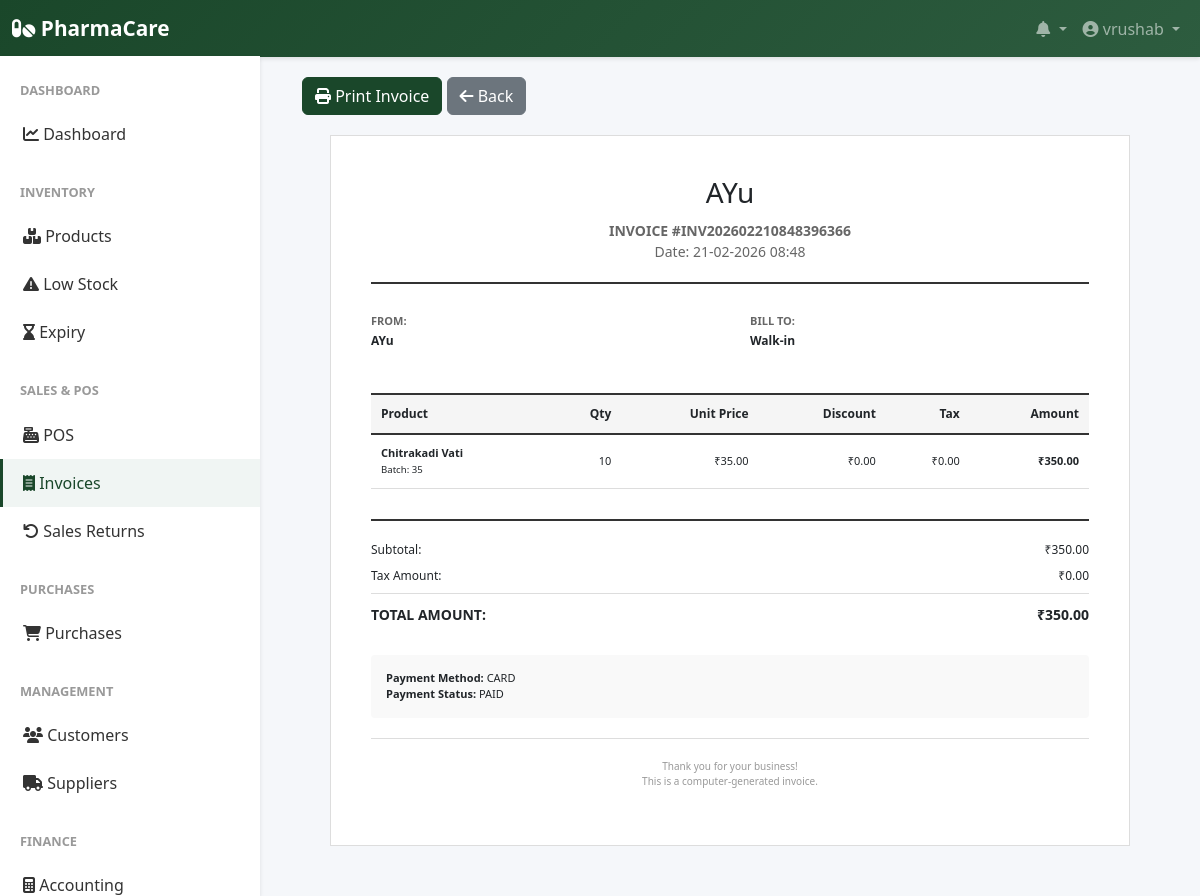
/sales/invoices/2/print (signed in), run on the app's committed database.
### app/models.py (models this page shows, shortened)
class User(UserMixin, db.Model):
    __tablename__ = 'user'
    id = db.Column(db.Integer, primary_key=True)
    company_id = db.Column(db.Integer, db.ForeignKey('company.id'), nullable=False, unique=True)
    username = db.Column(db.String(255), unique=True, nullable=False)
    password_hash = db.Column(db.String(255), nullable=False)
    is_active = db.Column(db.Boolean, default=True)
    last_login = db.Column(db.DateTime)
    created_date = db.Column(db.DateTime, default=datetime.utcnow)
    updated_date = db.Column(db.DateTime, default=datetime.utcnow, onupdate=datetime.utcnow)
    company = db.relationship('Company', back_populates='user')

class Company(db.Model):
    __tablename__ = 'company'
    id = db.Column(db.Integer, primary_key=True)
    company_id = db.Column(db.String(36), unique=True, default=lambda: str(uuid.uuid4()))
    company_name = db.Column(db.String(255), nullable=False)
    owner_name = db.Column(db.String(255), nullable=False)
    email = db.Column(db.String(255), unique=True, nullable=False)
    phone = db.Column(db.String(20), nullable=False)
    address = db.Column(db.String(500), nullable=False)
    city = db.Column(db.String(100), nullable=False)
    state = db.Column(db.String(100), nullable=False)
    country = db.Column(db.String(100), nullable=False)
    postal_code = db.Column(db.String(20), nullable=False)
    gst_number = db.Column(db.String(50), unique=True)
    drug_license_number = db.Column(db.String(100), unique=True)
    logo_path = db.Column(db.String(500))
    is_active = db.Column(db.Boolean, default=True)
    created_date = db.Column(db.DateTime, default=datetime.utcnow)
    updated_date = db.Column(db.DateTime, default=datetime.utcnow, onupdate=datetime.utcnow)
    user = db.relationship('User', back_populates='company', uselist=False, cascade='all, delete-orphan')
    products = db.relationship('Product', back_populates='company', cascade='all, delete-orphan')
    sales = db.relationship('Sale', back_populates='company', cascade='all, delete-orphan')
    purchases = db.relationship('Purchase', back_populates='company', cascade='all, delete-orphan')
    customers = db.relationship('Customer', back_populates='company', cascade='all, delete-orphan')
    suppliers = db.relationship('Supplier', back_populates='company', cascade='all, delete-orphan')
    expenses = db.relationship('Expense', back_populates='company', cascade='all, delete-orphan')
    alerts = db.relationship('Alert', back_populates='company', cascade='all, delete-orphan')

class Sale(db.Model):
    __tablename__ = 'sale'
    id = db.Column(db.Integer, primary_key=True)
    company_id = db.Column(db.Integer, db.ForeignKey('company.id'), nullable=False)
    customer_id = db.Column(db.Integer, db.ForeignKey('customer.id'))
    invoice_number = db.Column(db.String(50), unique=True, nullable=False)
    invoice_date = db.Column(db.DateTime, default=datetime.utcnow)
    customer_name = db.Column(db.String(255))
    customer_phone = db.Column(db.String(20))
    subtotal = db.Column(db.Float, nullable=False)
    tax_amount = db.Column(db.Float, default=0)
    discount_amount = db.Column(db.Float, default=0)
    total_amount = db.Column(db.Float, nullable=False)
    payment_method = db.Column(db.String(50), nullable=False)  # 'cash', 'card', 'upi', 'bank', 'credit'
    payment_status = db.Column(db.String(50), default='paid')  # 'paid', 'pending', 'partial'
    notes = db.Column(db.Text)
    is_cancelled = db.Column(db.Boolean, default=False)
    cancellation_reason = db.Column(db.String(255))
    created_date = db.Column(db.DateTime, default=datetime.utcnow)
    updated_date = db.Column(db.DateTime, default=datetime.utcnow, onupdate=datetime.utcnow)
    company = db.relationship('Company', back_populates='sales')
    customer = db.relationship('Customer', back_populates='sales')
    items = db.relationship('SaleItem', back_populates='sale', cascade='all, delete-orphan')
    returns = db.relationship('SalesReturn', back_populates='sale', cascade='all, delete-orphan')

class SaleItem(db.Model):
    __tablename__ = 'sale_item'
    id = db.Column(db.Integer, primary_key=True)
    sale_id = db.Column(db.Integer, db.ForeignKey('sale.id'), nullable=False)
    product_id = db.Column(db.Integer, db.ForeignKey('product.id'), nullable=False)
    batch_number = db.Column(db.String(100))
    quantity = db.Column(db.Integer, nullable=False)
    unit_price = db.Column(db.Float, nullable=False)
    tax_percentage = db.Column(db.Float, default=0)
    tax_amount = db.Column(db.Float, default=0)
    discount_percentage = db.Column(db.Float, default=0)
    discount_amount = db.Column(db.Float, default=0)
    total_amount = db.Column(db.Float, nullable=False)
    sale = db.relationship('Sale', back_populates='items')
    product = db.relationship('Product', back_populates='sale_items')

class Product(db.Model):
    __tablename__ = 'product'
    id = db.Column(db.Integer, primary_key=True)
    company_id = db.Column(db.Integer, db.ForeignKey('company.id'), nullable=False)
    product_name = db.Column(db.String(255), nullable=False)
    generic_name = db.Column(db.String(255))
    brand = db.Column(db.String(255))
    category = db.Column(db.String(100), nullable=False)
    manufacturer = db.Column(db.String(255))
    batch_number = db.Column(db.String(100))
    barcode = db.Column(db.String(100), unique=True)
    sku = db.Column(db.String(100), unique=True, nullable=False)
    purchase_price = db.Column(db.Float, nullable=False)
    selling_price = db.Column(db.Float, nullable=False)
    mrp = db.Column(db.Float, nullable=False)
    tax_percentage = db.Column(db.Float, default=0)
    manufacturing_date = db.Column(db.DateTime)
    expiry_date = db.Column(db.DateTime)
    quantity = db.Column(db.Integer, default=0)
    minimum_stock_level = db.Column(db.Integer, default=10)
    reorder_level = db.Column(db.Integer, default=20)
    prescription_required = db.Column(db.Boolean, default=False)
    description = db.Column(db.Text)
    image_path = db.Column(db.String(500))
    created_date = db.Column(db.DateTime, default=datetime.utcnow)
    updated_date = db.Column(db.DateTime, default=datetime.utcnow, onupdate=datetime.utcnow)
    is_active = db.Column(db.Boolean, default=True)
    company = db.relationship('Company', back_populates='products')
    stock_movements = db.relationship('StockMovement', back_populates='product', cascade='all, delete-orphan')
    sale_items = db.relationship('SaleItem', back_populates='product', cascade='all, delete-orphan')
    purchase_items = db.relationship('PurchaseItem', back_populates='product', cascade='all, delete-orphan')
    category_id = db.Column(db.Integer, db.ForeignKey('category.id'))
    unit_id = db.Column(db.Integer, db.ForeignKey('unit.id'))
    category_rel = db.relationship('Category', back_populates='products')
    unit_rel = db.relationship('Unit', back_populates='products')

### app/routes/sales.py (the view)
@sales_bp.route('/invoices/<int:sale_id>/print')
@login_required
def print_invoice(sale_id):
    sale = Sale.query.get(sale_id)
    if not sale or sale.company_id != current_user.company_id:
        return jsonify({'success': False, 'message': 'Invoice not found'}), 404
    return render_template('sales/print_invoice.html', sale=sale)

### app/templates/sales/print_invoice.html (shortened to what this page needs)
{% extends "base.html" %}
{% block content %}
<div class="no-print print-buttons">
    <div class="container" style="margin-bottom: 20px;">
        <button onclick="window.print()" class="btn btn-primary">
            <i class="fas fa-print"></i> Print Invoice
        </button>
        <a href="{{ url_for('sales.invoice_detail', sale_id=sale.id) }}" class="btn btn-secondary">
            <i class="fas fa-arrow-left"></i> Back
        </a>
    </div>
</div>
<div class="invoice-container">
    <div class="invoice-header">
        <h1>{{ sale.company.company_name }}</h1>
        <div class="invoice-number">
            <strong>INVOICE #{{ sale.invoice_number }}</strong><br>
            Date: {{ sale.invoice_date.strftime('%d-%m-%Y %H:%M') }}
        </div>
    </div>
    <div class="invoice-details">
        <div class="company-info">
            <h6>From:</h6>
            <p><strong>{{ sale.company.company_name }}</strong></p>
        </div>
        <div class="customer-info">
            <h6>Bill To:</h6>
            <p><strong>{{ sale.customer_name or 'Walk-in Customer' }}</strong></p>
        </div>
    </div>
    <table class="items-table">
        <thead>
            <tr>
                <th>Product</th>
                <th class="text-right">Qty</th>
                <th class="text-right">Unit Price</th>
                <th class="text-right">Discount</th>
                <th class="text-right">Tax</th>
                <th class="text-right">Amount</th>
            </tr>
        </thead>
        <tbody>
            {% for item in sale.items %}
            <tr>
                <td>
                    <strong>{{ item.product.product_name }}</strong>
                    <br><small>Batch: {{ item.batch_number or 'N/A' }}</small>
                </td>
                <td class="text-right">{{ item.quantity }}</td>
                <td class="text-right">₹{{ "%.2f"|format(item.unit_price) }}</td>
                <td class="text-right">₹{{ "%.2f"|format(item.discount_amount) }}</td>
                <td class="text-right">₹{{ "%.2f"|format(item.tax_amount) }}</td>
                <td class="text-right"><strong>₹{{ "%.2f"|format(item.total_amount) }}</strong></td>
            </tr>
            {% endfor %}
        </tbody>
    </table>
    <div class="summary">
        <div class="summary-row">
            <span>Subtotal:</span>
            <span>₹{{ "%.2f"|format(sale.subtotal) }}</span>
        </div>
        <div class="summary-row">
            <span>Tax Amount:</span>
            <span>₹{{ "%.2f"|format(sale.tax_amount) }}</span>
        </div>
        <div class="summary-row total">
            <span>TOTAL AMOUNT:</span>
            <span>₹{{ "%.2f"|format(sale.total_amount) }}</span>
        </div>
    </div>
    <div class="payment-info">
        <strong>Payment Method:</strong> {{ sale.payment_method.upper() }}<br>
        <strong>Payment Status:</strong> {{ sale.payment_status.upper() }}<br>
    </div>
    <div class="footer">
        <p>
            Thank you for your business!<br>
            This is a computer-generated invoice.
        </p>
    </div>
</div>
{% endblock %}

### app/templates/base.html (shortened to what this page needs)
<!DOCTYPE html>
<html lang="en">
<head>
    <link href="https://cdn.jsdelivr.net/npm/bootstrap@5.3.0/dist/css/bootstrap.min.css" rel="stylesheet">
    <link rel="stylesheet" href="https://cdnjs.cloudflare.com/ajax/libs/font-awesome/6.4.0/css/all.min.css">
</head>
<body>
    <nav class="navbar navbar-expand-lg navbar-dark">
        <div class="container-fluid">
            <a class="navbar-brand" href="{{ url_for('dashboard.dashboard') }}">
                <i class="fas fa-pills"></i> PharmaCare
            </a>
            <div class="collapse navbar-collapse" id="navbarNav">
                <ul class="navbar-nav ms-auto">
                    {% if current_user.is_authenticated %}
                    <li class="nav-item dropdown">
                        <a class="nav-link dropdown-toggle" href="#" id="alertsDropdown" role="button" data-bs-toggle="dropdown">
                            <i class="fas fa-bell"></i>
                        </a>
                    </li>
                    <li class="nav-item dropdown">
                        <a class="nav-link dropdown-toggle" href="#" id="userDropdown" role="button" data-bs-toggle="dropdown">
                            <i class="fas fa-user-circle"></i> {{ current_user.username }}
                        </a>
                    </li>
                    {% endif %}
                </ul>
            </div>
        </div>
    </nav>
    {% if current_user.is_authenticated %}
    <div class="sidebar">
        <nav class="nav flex-column">
            <div class="nav-section-title">Dashboard</div>
            <a class="nav-link {% if request.endpoint == 'dashboard.dashboard' %}active{% endif %}" href="{{ url_for('dashboard.dashboard') }}">
                <i class="fas fa-chart-line"></i> Dashboard
            </a>
            <div class="nav-section-title">Inventory</div>
            <a class="nav-link {% if 'inventory' in request.path %}active{% endif %}" href="{{ url_for('inventory.products_list') }}">
                <i class="fas fa-boxes"></i> Products
            </a>
            <a class="nav-link {% if request.endpoint == 'inventory.low_stock_report' %}active{% endif %}" href="{{ url_for('inventory.low_stock_report') }}">
                <i class="fas fa-exclamation-triangle"></i> Low Stock
            </a>
            <a class="nav-link {% if request.endpoint == 'inventory.expiry_report' %}active{% endif %}" href="{{ url_for('inventory.expiry_report') }}">
                <i class="fas fa-hourglass-end"></i> Expiry
            </a>
            <div class="nav-section-title">Sales & POS</div>
            <a class="nav-link {% if request.endpoint == 'sales.pos' %}active{% endif %}" href="{{ url_for('sales.pos') }}">
                <i class="fas fa-cash-register"></i> POS
            </a>
            <a class="nav-link {% if 'invoices' in request.path %}active{% endif %}" href="{{ url_for('sales.invoices_list') }}">
                <i class="fas fa-receipt"></i> Invoices
            </a>
            <a class="nav-link {% if request.endpoint == 'sales.sales_returns_list' %}active{% endif %}" href="{{ url_for('sales.sales_returns_list') }}">
                <i class="fas fa-undo"></i> Sales Returns
            </a>
            <div class="nav-section-title">Purchases</div>
            <a class="nav-link {% if 'purchases' in request.path %}active{% endif %}" href="{{ url_for('purchases.purchases_list') }}">
                <i class="fas fa-shopping-cart"></i> Purchases
            </a>
            <div class="nav-section-title">Management</div>
            <a class="nav-link {% if 'customers' in request.path %}active{% endif %}" href="{{ url_for('customers.customers_list') }}">
                <i class="fas fa-users"></i> Customers
            </a>
            <a class="nav-link {% if 'suppliers' in request.path %}active{% endif %}" href="{{ url_for('suppliers.suppliers_list') }}">
                <i class="fas fa-truck"></i> Suppliers
            </a>
            <div class="nav-section-title">Finance</div>
            <a class="nav-link {% if 'accounting' in request.path %}active{% endif %}" href="{{ url_for('accounting.accounting_dashboard') }}">
                <i class="fas fa-calculator"></i> Accounting
            </a>
        </nav>
    </div>
    {% endif %}
    <div class="{% if current_user.is_authenticated %}main-content{% else %}container mt-5{% endif %}">
        {% block content %}{% endblock %}
    </div>
</body>
</html>

### data on the page
User: username "vrushab"
Company: company.company_name "AYu"
Sale: invoice_number "INV202602210848396366", invoice_date "21-02-2026 08:48", customer_name "Walk-in", subtotal "350.00", tax_amount "0.00", total_amount "350.00", payment_method "CARD", payment_status "PAID"
SaleItem: product.product_name "Chitrakadi Vati", batch_number "35", quantity "10", unit_price "35.00", discount_amount "0.00", tax_amount "0.00", total_amount "350.00"
